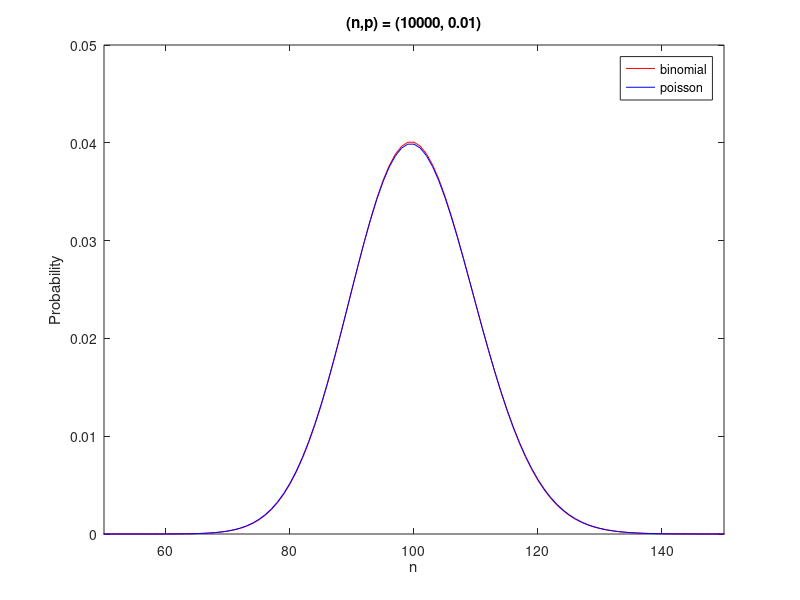
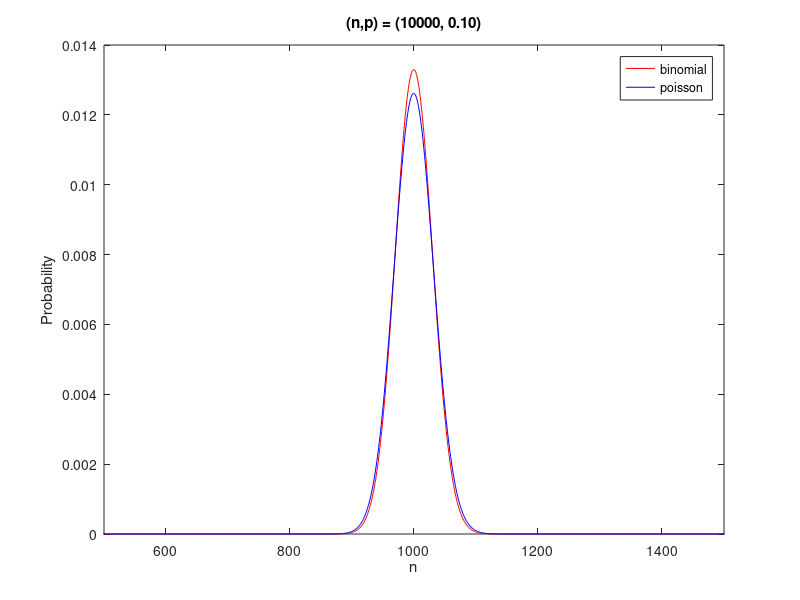
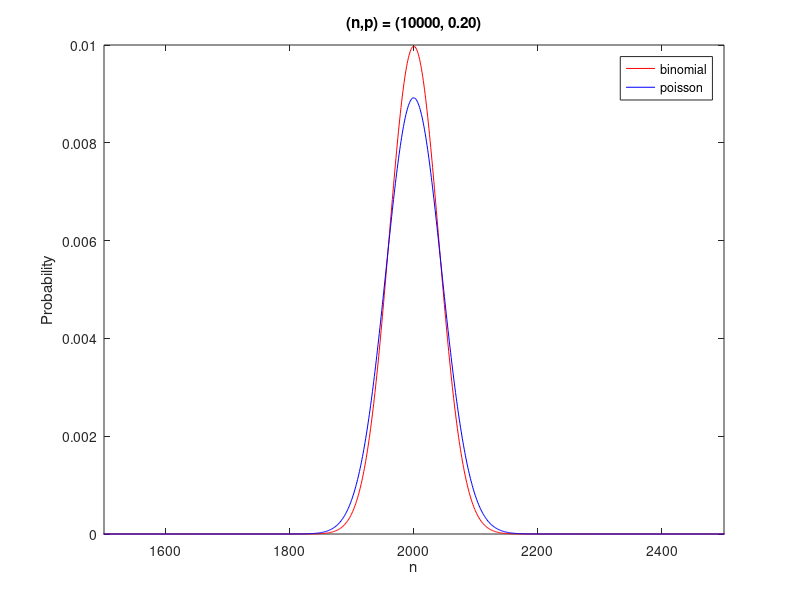
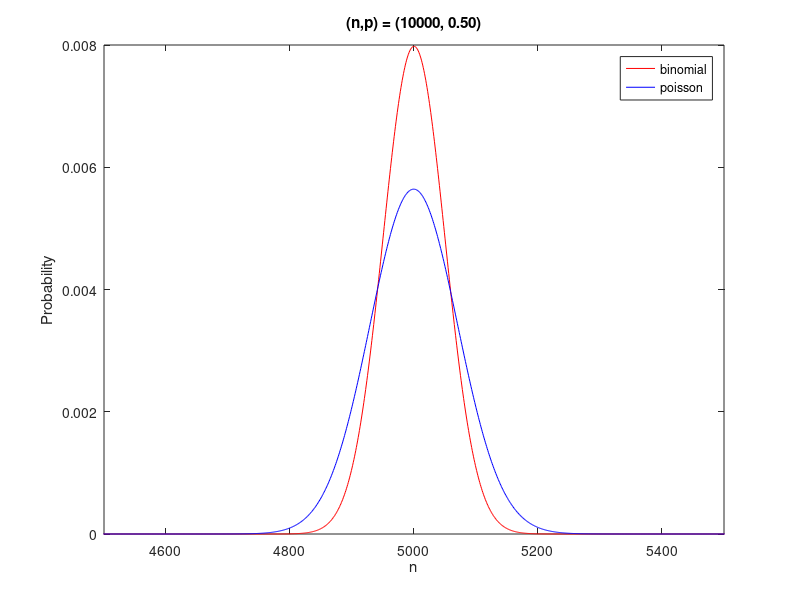

The MATLAB source for these figures, in order:
%hw5_1e
n = 10000;
p_given = [0.01, 0.1, 0.2, 0.5];

for i = 1 : length(p_given)
    p = p_given(i);
    
    %Binomial distribution
    binomial = binopdf(0 : n, n, p);
    
    %Poisson distribution
    %u = n * p;
    poisson = poisspdf(0 : n, n * p);
    
    %Plot
    figure(i)   %one figure on each condition
    plot(0:n, binomial, 'r');
    hold on;
    plot(0:n, poisson, 'b');
    hold off;
    xlabel('n');
    ylabel('Probability');
    title(sprintf('(n,p) = (%d, %.2f)', n, p_given(i)));
    legend('binomial', 'poisson');
end
%zoom in the answer part
figure(1);
xlim([50 150]);
figure(2);
xlim([500 1500]);
figure(3);
xlim([1500 2500]);
figure(4);
xlim([4500 5500]);

%error
for j = 5:length(p_given) + 4
    figure(j);
    binom_dist = binopdf(0:n, n, p_given(j - 4));
    poiss_dist = poisspdf(0:n, n * p_given(j - 4));
    error = binom_dist - poiss_dist;
    plot(0:n, error, 'b');
    xlabel('n');
    ylabel('Error of probability');
    title(sprintf('errors: (n,p) = (%d, %.2f)', n, p_given(j - 4)));
end

%zoom in the (error) answer part
figure(5);
xlim([50 150]);
figure(6);
xlim([500 1500]);
figure(7);
xlim([1500 2500]);
figure(8);
xlim([4500 5500]);

